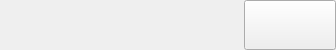
<?xml version="1.0" encoding="UTF-8"?>
<ui version="4.0">
 <class>FormPoint</class>
 <widget class="QWidget" name="FormPoint">
  <property name="geometry">
   <rect>
    <x>0</x>
    <y>0</y>
    <width>336</width>
    <height>50</height>
   </rect>
  </property>
  <property name="sizePolicy">
   <sizepolicy hsizetype="Preferred" vsizetype="Minimum">
    <horstretch>0</horstretch>
    <verstretch>0</verstretch>
   </sizepolicy>
  </property>
  <property name="minimumSize">
   <size>
    <width>0</width>
    <height>0</height>
   </size>
  </property>
  <property name="windowTitle">
   <string>Form</string>
  </property>
  <layout class="QHBoxLayout" name="horizontalLayout">
   <property name="leftMargin">
    <number>0</number>
   </property>
   <property name="topMargin">
    <number>0</number>
   </property>
   <property name="rightMargin">
    <number>0</number>
   </property>
   <property name="bottomMargin">
    <number>0</number>
   </property>
   <item>
    <layout class="QVBoxLayout" name="verticalLayout_2">
     <property name="spacing">
      <number>0</number>
     </property>
     <item>
      <widget class="QLabel" name="labelTitle">
       <property name="minimumSize">
        <size>
         <width>140</width>
         <height>0</height>
        </size>
       </property>
      </widget>
     </item>
     <item>
      <widget class="QLabel" name="labelRange">
       <property name="sizePolicy">
        <sizepolicy hsizetype="Preferred" vsizetype="Preferred">
         <horstretch>0</horstretch>
         <verstretch>0</verstretch>
        </sizepolicy>
       </property>
       <property name="alignment">
        <set>Qt::AlignLeading|Qt::AlignLeft|Qt::AlignVCenter</set>
       </property>
      </widget>
     </item>
    </layout>
   </item>
   <item>
    <layout class="QVBoxLayout" name="verticalLayout">
     <property name="spacing">
      <number>0</number>
     </property>
     <property name="rightMargin">
      <number>11</number>
     </property>
     <item>
      <widget class="QLabel" name="labelCoord">
       <property name="minimumSize">
        <size>
         <width>80</width>
         <height>0</height>
        </size>
       </property>
       <property name="font">
        <font>
         <pointsize>12</pointsize>
        </font>
       </property>
       <property name="text">
        <string/>
       </property>
       <property name="alignment">
        <set>Qt::AlignRight|Qt::AlignTrailing|Qt::AlignVCenter</set>
       </property>
      </widget>
     </item>
     <item>
      <widget class="QLabel" name="labelResult">
       <property name="font">
        <font>
         <pointsize>12</pointsize>
        </font>
       </property>
       <property name="alignment">
        <set>Qt::AlignRight|Qt::AlignTop|Qt::AlignTrailing</set>
       </property>
      </widget>
     </item>
    </layout>
   </item>
   <item>
    <widget class="QPushButton" name="buttonSetCoord">
     <property name="minimumSize">
      <size>
       <width>90</width>
       <height>50</height>
      </size>
     </property>
     <property name="maximumSize">
      <size>
       <width>16777215</width>
       <height>16777215</height>
      </size>
     </property>
    </widget>
   </item>
  </layout>
 </widget>
 <resources/>
 <connections/>
</ui>
